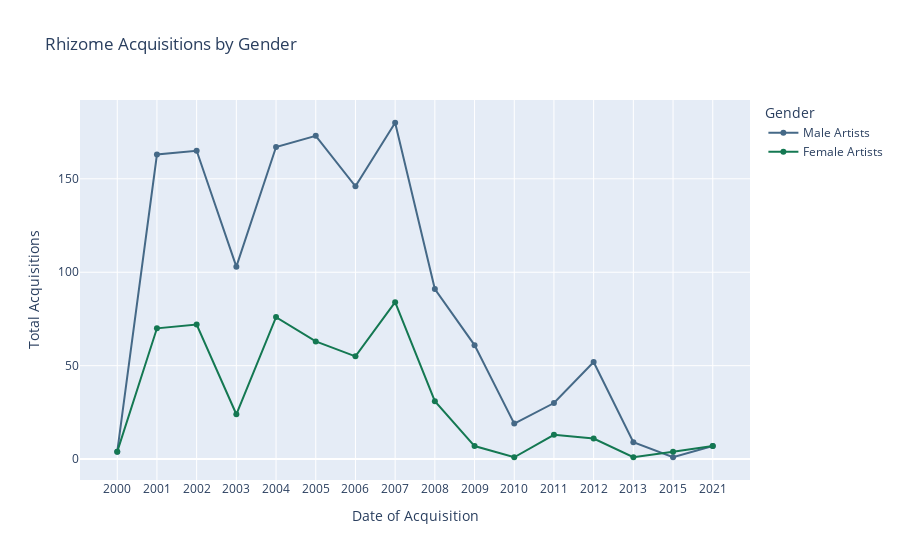

Notebook cell for this chart:
### Code cell
#Dual line plot for Acquisition
fig = px.line(rhizome_gender_artworks, x='Date Acquired', y=['Male Artists', 'Female Artists'], markers=True, labels={'Date Acquired': 'Date of Acquisition', 'value': 'Total Acquisitions', 'variable': 'Gender'}, title='Rhizome Acquisitions by Gender', color_discrete_map={"Male Artists": "#456987","Female Artists": "#147852"})
fig.update_traces(hovertemplate=None)
fig.update_layout(hovermode="x unified")
fig.show()

### Figure 1 — Plotly figure (JSON) as saved in the notebook; plotly's stock layout.template omitted (floating-point values rounded to 4 significant figures)
{"data": [{"legendgroup": "Male Artists", "line": {"color": "#456987", "dash": "solid"}, "marker": {"symbol": "circle"}, "mode": "markers+lines", "name": "Male Artists", "orientation": "v", "showlegend": true, "type": "scatter", "x": ["2000", "2001", "2002", "2003", "2004", "2005", "2006", "2007", "2008", "2009", "2010", "2011", "2012", "2013", "2015", "2021"], "xaxis": "x", "y": [4, 163, 165, 103, 167, 173, 146, 180, 91, 61, 19, 30, 52, 9, 1, 7], "yaxis": "y"}, {"legendgroup": "Female Artists", "line": {"color": "#147852", "dash": "solid"}, "marker": {"symbol": "circle"}, "mode": "markers+lines", "name": "Female Artists", "orientation": "v", "showlegend": true, "type": "scatter", "x": ["2000", "2001", "2002", "2003", "2004", "2005", "2006", "2007", "2008", "2009", "2010", "2011", "2012", "2013", "2015", "2021"], "xaxis": "x", "y": [4, 70, 72, 24, 76, 63, 55, 84, 31, 7, 1, 13, 11, 1, 4, 7], "yaxis": "y"}], "layout": {"hovermode": "x unified", "legend": {"title": {"text": "Gender"}, "tracegroupgap": 0}, "title": {"text": "Rhizome Acquisitions by Gender"}, "xaxis": {"anchor": "y", "domain": [0, 1], "title": {"text": "Date of Acquisition"}}, "yaxis": {"anchor": "x", "domain": [0, 1], "title": {"text": "Total Acquisitions"}}}}
